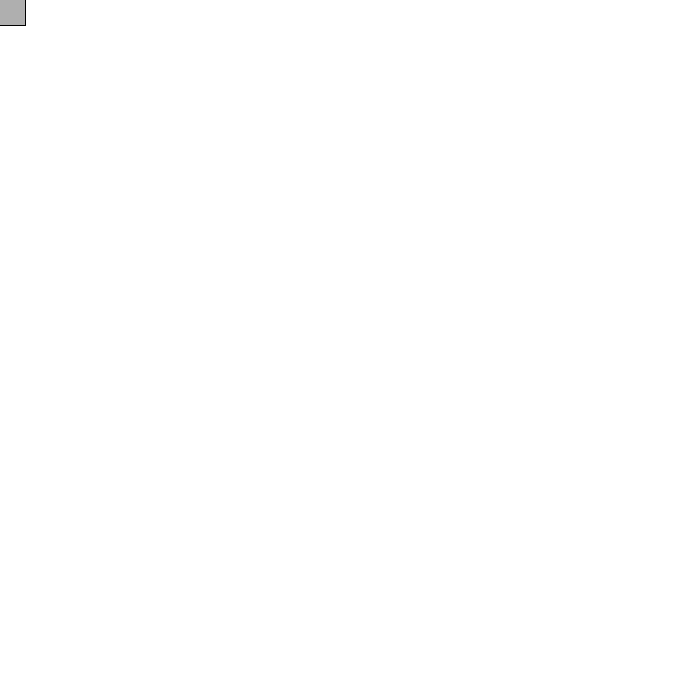
Frame 1 (no input)
Frame 60 (the mouse pressed at the canvas centre just before this capture): identical to frame 1, image omitted
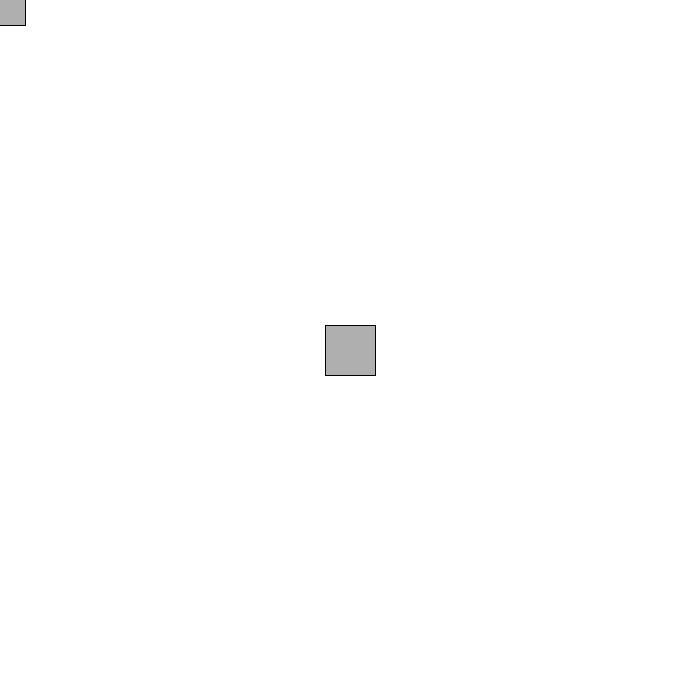
Frame 120 (the mouse held since frame 60 and released just before this capture)

The Processing sketch that drew these frames (run headless with seeded random() and noise(); from frame 60 on, the mouse is pressed at the canvas centre):

// Processing sketch: Exercise_3_3
// ── Exercise_3_3.pde
void setup() {
  size(700,700);
  background(255);
}

void draw() {
  stroke(0);
  fill(175);
  rectMode(CENTER);
  rect(mouseX, mouseY, 50, 50);
}
